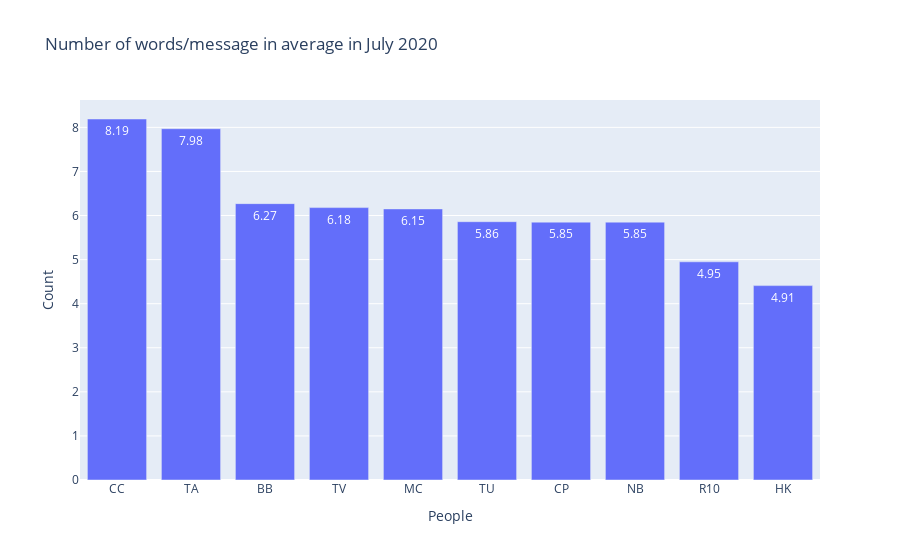

Here is the notebook cell this chart was saved with:
### Code cell
#Number of words per message in average
test = pd.DataFrame(thang7['Author'].value_counts())
test['Word_Count']=thang7[['Author', 'Word_Count']].groupby('Author').sum()
test['Words/Message']=round(test['Word_Count']/test['Author'],2)

wordmessage = test['Words/Message'].sort_values(ascending = False)
wordmessage = pd.DataFrame(wordmessage).reset_index()
wordmessage.drop(0,inplace=True)

wordmessage = wordmessage.rename(columns={'index':'People','Words/Message':'Count'})
px.bar(wordmessage,y='Count',x='People',title='Number of words/message in average in July 2020',
     text = ['8.19', '7.98', '6.27', '6.18', '6.15', '5.86', '5.85', '5.85', '4.95', '4.91'])

### Figure 1 — Plotly figure (JSON) as saved in the notebook; plotly's stock layout.template omitted (floating-point values rounded to 4 significant figures)
{"data": [{"alignmentgroup": "True", "hovertemplate": "People=%{x}<br>Count=%{y}<br>text=%{text}<extra></extra>", "legendgroup": "", "marker": {"color": "#636efa"}, "name": "", "offsetgroup": "", "orientation": "v", "showlegend": false, "text": ["8.19", "7.98", "6.27", "6.18", "6.15", "5.86", "5.85", "5.85", "4.95", "4.91"], "textposition": "auto", "type": "bar", "x": ["CC", "TA", "BB", "TV", "MC", "TU", "CP", "NB", "R10", "HK"], "xaxis": "x", "y": [8.19, 7.97, 6.27, 6.18, 6.15, 5.86, 5.85, 5.85, 4.95, 4.41], "yaxis": "y"}], "layout": {"barmode": "relative", "legend": {"tracegroupgap": 0}, "title": {"text": "Number of words/message in average in July 2020"}, "xaxis": {"anchor": "y", "domain": [0, 1], "title": {"text": "People"}}, "yaxis": {"anchor": "x", "domain": [0, 1], "title": {"text": "Count"}}}}
